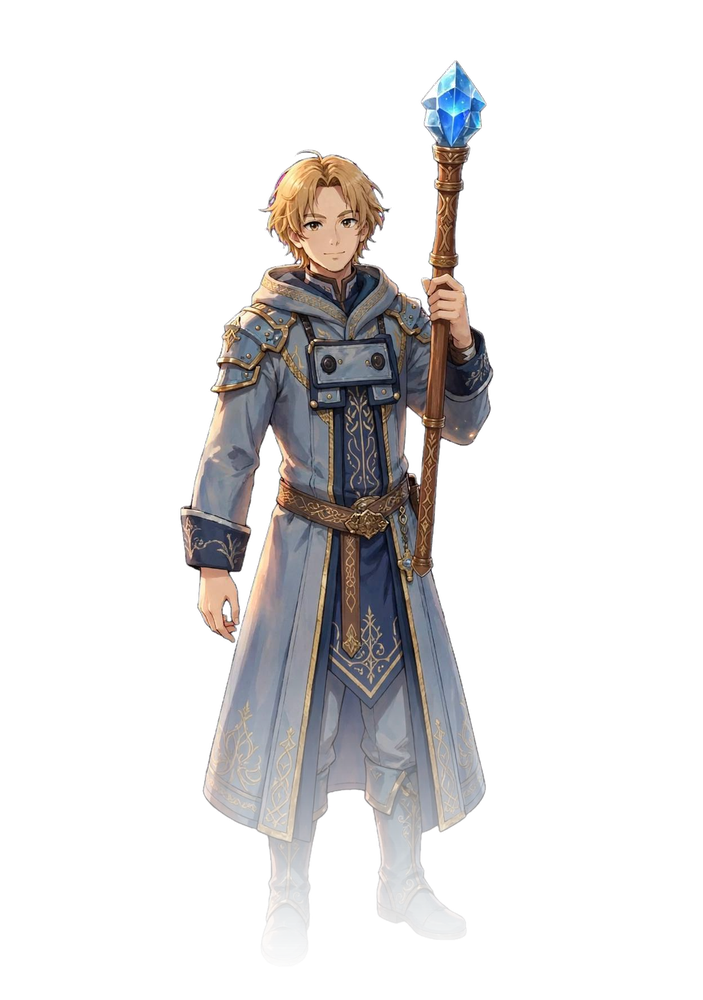
#> input picture Assets/Game/Assets 2D/Player/AetherTR.png, 703 x 1000 px, shrunk from 1248 x 1776 before the run; its folder holds 4 pictures in this run
$ python cut_portrait_fade.py
#> lines starting #> are read from the running program, lines starting #| are printed output that depends on the picture; after the words box and inside, x2 and y2 are one past the last pixel; in counts of white or black regions, pixels touching at a corner belong together
# Outil de dev (2026-09-19) - coupe la "fondue" du bas des portraits de la page Personnages.
#
# Les portraits (AetherTR / KaelTR / LyraTR.png) ont une fondue baked qui ne finit jamais en transparence
# totale (jambes et pieds encore visibles a 5-30 %). Cet outil fabrique des COPIES (<nom>_fade.png, les
# originaux ne sont pas touches) dont l'alpha atteint 0 EXACTEMENT au niveau du milieu de l'image du nom :
#   - fraction END de la hauteur = (418,23 + |y du nom|) / 836,46, avec y du nom = position locale de
#     CharacterName dans CharacterImage (cadre de 836,46 de haut) : -218,33 -> 0.761 ; -194,33 -> 0.7324 ;
#   - alpha = alpha d'origine x (1 - smoothstep(START, END, y)), START = END - 0.16 : la fondue s'etale sur ~16 %
#     de la hauteur au lieu de se terminer en dehors de l'ecran.
# Si l'image du nom est deplacee, changer END. Requiert : pip install pillow numpy
import shutil, uuid, sys
from pathlib import Path
import numpy as np
from PIL import Image

ROOT = Path(__file__).resolve().parent.parent / "Assets/Game/Assets 2D/Player"
END = 0.7324            # nom remonte de 24 (2026-09-19) ; voir ci-dessus
START = END - 0.16

def smooth(e0, e1, x):
    t = np.clip((x - e0) / (e1 - e0), 0.0, 1.0)
    return t * t * (3.0 - 2.0 * t)

for name in ("AetherTR", "KaelTR", "LyraTR"):
    src = ROOT / f"{name}.png"
    dst = ROOT / f"{name}_fade.png"
    im = Image.open(src).convert("RGBA")
#> im is the input picture: PIL image 703x1000 RGBA; mean R, G, B, A 27.7, 26.1, 26.5, 50.2
    a = np.array(im)
    h = a.shape[0]
#> h = 1000
    y = (np.arange(h) + 0.5) / h
#> y = 1000 values from 0.0005 to 1
    mask = 1.0 - smooth(START, END, y)              # 1 en haut, 0 a partir de END
    a[:, :, 3] = np.round(a[:, :, 3].astype(np.float32) * mask[:, None]).astype(np.uint8)
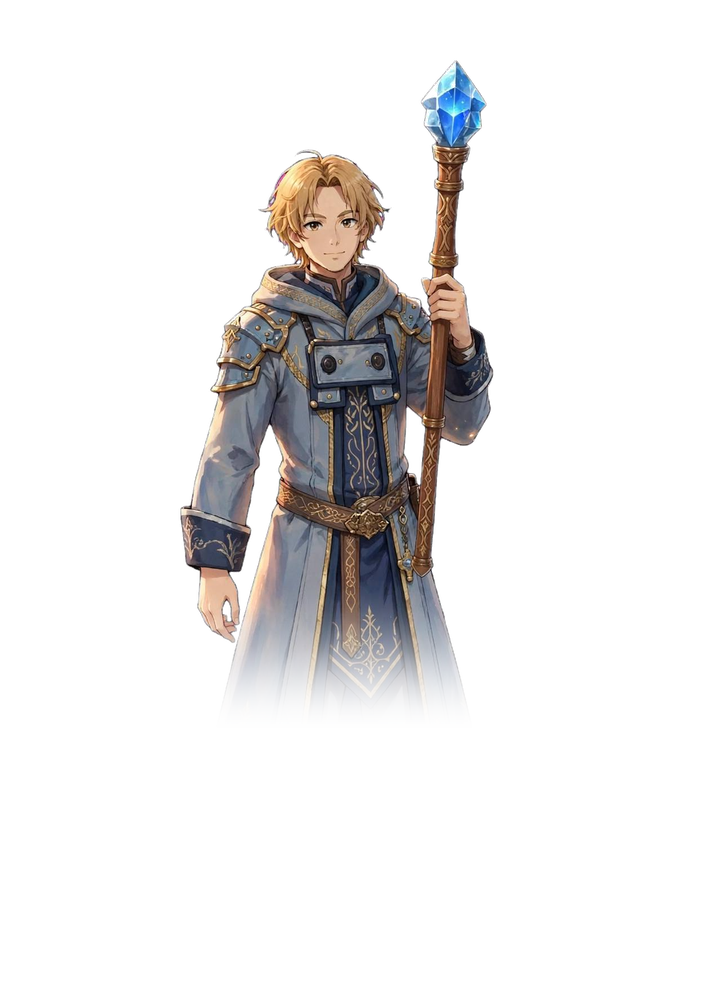
#> a: shape (1000, 703, 4); 10.5% of pixels changed, all inside (x1, y1, x2, y2) = (197, 577, 489, 968); transparent parts drawn white
    Image.fromarray(a, "RGBA").save(dst)
    # .meta : copie de celui de l'original (memes reglages de sprite), nouveau guid
    meta_src, meta_dst = Path(str(src) + ".meta"), Path(str(dst) + ".meta")
    if not meta_dst.exists():
#> (the run stopped early here; a loop or call above may not have finished)
